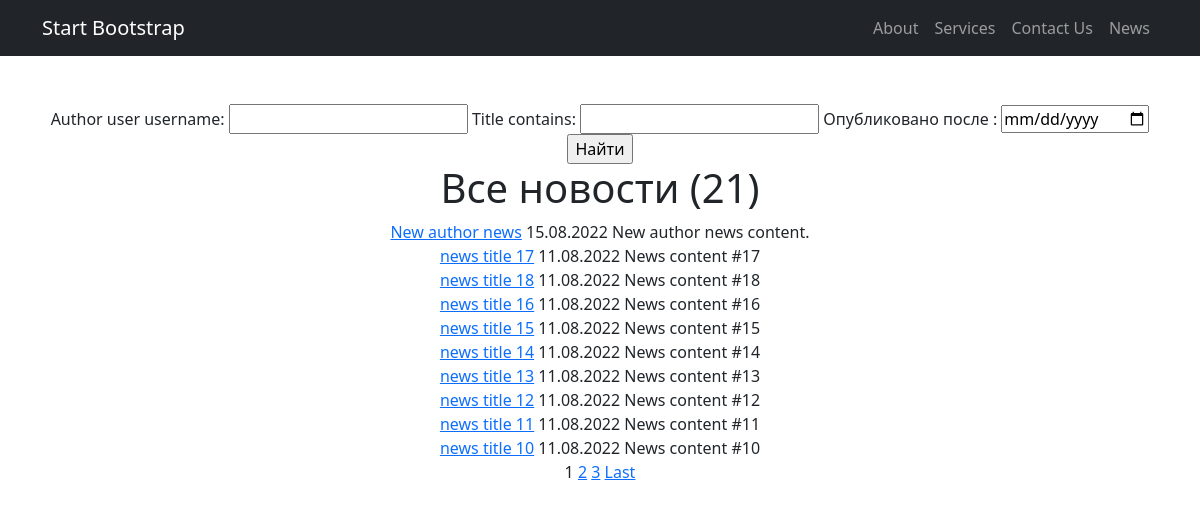
The app's page /news/search/ with its own data.
### news/models.py (models this page shows, shortened)
class Post(models.Model):
    author = models.ForeignKey(Author, on_delete=models.CASCADE)
    NEWS = 'NW'
    ARTICLE = 'AR'
    TYPE_CHOICES = [
        (NEWS, 'news'),
        (ARTICLE, 'article')
    ]
    type = models.CharField(max_length=2, choices=TYPE_CHOICES, default=NEWS)
    date = models.DateTimeField(auto_now_add=True)
    category = models.ManyToManyField(Category, through='PostCategory')
    title = models.CharField(max_length=150)
    content = models.TextField()
    rating = models.IntegerField(default=0)

### news/views.py (the view)
# urls.py: path('search/', NewsListSearch.as_view(), name='search'),
class NewsListSearch(ListView):
    model = Post
    template_name = 'news_search.html'
    context_object_name = 'news'
    queryset = Post.objects.filter(type='NW').order_by('-date')
    paginate_by = 10
    def get_context_data(self,
                         **kwargs):  # забираем отфильтрованные объекты переопределяя метод get_context_data у наследуемого класса
        context = super().get_context_data(**kwargs)
        news_filter = NewsFilter(self.request.GET, queryset=self.get_queryset())
        paginator = Paginator(news_filter.qs, self.paginate_by)  # пагинация вручную
        page = self.request.GET.get('page')
        try:  # есть ли такая страница?
            response = paginator.page(page)
        except PageNotAnInteger:
            response = paginator.page(1)
        except EmptyPage:
            response = paginator.page(paginator.num_pages)
        context["filter"] = news_filter
        context["paginated_response"] = response
        return context

### news/templatetags/custom_filters.py (called while the page is built)
@register.filter(name='censor')
def censor(value):
    if isinstance(value, str):
        list_of_stop_words = ["profanity", "curse", "ругательство", "мат"]
        split_str = value.split()
        filtered_str = ' '.join((filter(lambda s: s not in list_of_stop_words, split_str)))
        return str(filtered_str)
    else:
        raise ValueError(f'Нельзя применить цензуру к данному типу: {type(value)}')

### news/templatetags/custom_tags.py (called while the page is built)
@register.simple_tag(takes_context=True)
def param_replace(context, **kwargs):
    d = context['request'].GET.copy()
    for k, v in kwargs.items():
        d[k] = v
    for k in [k for k, v in d.items() if not v]:
        del d[k]
    return d.urlencode()

### templates/news_search.html (shortened to what this page needs)
{% extends 'flatpages/default.html' %}
{% load custom_filters %}.
{% load custom_tags %}.
{% block content %}
    <form method="GET">
        {{ filter.form }}
        <input type="submit" value="Найти">
    </form>
    <h1>Все новости ({{filter.qs|length}})</h1>
    {% for object in paginated_response.object_list %}
        <a href="{% url 'news_detail' object.id %}">{{ object.title|censor }}</a>
        {{object.date|date:'d.m.Y'}} {{object.content|truncatechars:50|censor}}
        <br>
    {% endfor %}
    {% if is_paginated %}
        {% for num in paginated_response.paginator.page_range %}
            {% if paginated_response.number == num %}
                <a>{{ num }}</a>
            {% elif num > paginated_response.number|add:'-3' and num < paginated_response.number|add:'3' %}
                <a href="?{% param_replace page=num %}">{{ num }}</a>
            {% endif %}
        {% endfor %}
        {% if paginated_response.has_next %}
            <a href="?{% param_replace page=paginated_response.paginator.num_pages %}">Last</a>
        {% endif %}
    {% endif %}
{% endblock content %}

### records on screen
Post: title|censor "New author news", date "15.08.2022", content|censor "New author news content."
Post: title|censor "news title 17", date "11.08.2022", content|censor "News content #17"
Post: title|censor "news title 18", date "11.08.2022", content|censor "News content #18"
Post: title|censor "news title 16", date "11.08.2022", content|censor "News content #16"
Post: title|censor "news title 15", date "11.08.2022", content|censor "News content #15"
Post: title|censor "news title 14", date "11.08.2022", content|censor "News content #14"
Post: title|censor "news title 13", date "11.08.2022", content|censor "News content #13"
Post: title|censor "news title 12", date "11.08.2022", content|censor "News content #12"
Post: title|censor "news title 11", date "11.08.2022", content|censor "News content #11"
Post: title|censor "news title 10", date "11.08.2022", content|censor "News content #10"

### other values on screen
{{ filter.qs|length }} "21"
{{ num }} "1"
{{ num }} "2" "3"
